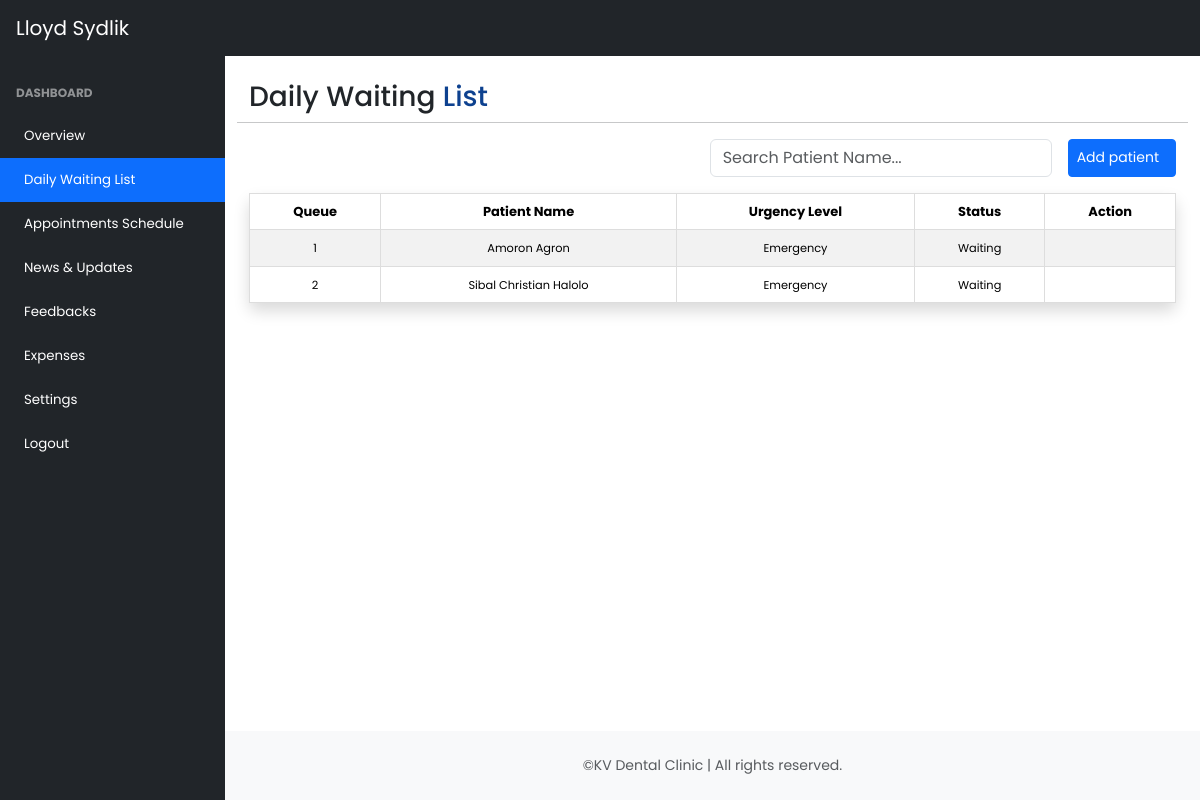
The app's page /admin/all_waitinglist.php (signed in) with its own data.
### tables this page shows
CREATE TABLE `tbl_appointments` (
  `patient_id` int(11) NOT NULL,
  `timeSlot` int(11) NOT NULL,
  `appointment_date` date DEFAULT NULL,
  `service` varchar(100) NOT NULL,
  `IsNewPatient` enum('New Patient','Follow-up Schedule') NOT NULL,
  `hmo` varchar(191) NOT NULL,
  `patient_name` varchar(191) NOT NULL,
  `email` varchar(191) NOT NULL,
  `age` int(11) NOT NULL,
  `gender` varchar(255) NOT NULL,
  `phone` varchar(20) NOT NULL,
  `address` varchar(191) NOT NULL,
  `note` varchar(255) NOT NULL,
  `reason_visit` varchar(255) NOT NULL,
  `urgency_lvl` enum('Non-urgent','Urgent','Emergency') NOT NULL,
  `status_upt` enum('Waiting','In-progress','Completed') NOT NULL,
  `read_status` tinyint(4) NOT NULL,
  `dob` date NOT NULL,
  `created_at` timestamp NOT NULL DEFAULT current_timestamp() ON UPDATE current_timestamp()
);

### functions/myfunction.php (called while the page is built, shortened)
<?php
    include('../config/dbcon.php');
    function getDailyWaitingList($tbl_appointments) {
        global $con;
        $q = "SELECT * FROM $tbl_appointments WHERE appointment_date IS NULL ";
        $result = mysqli_query($con, $q);
        return $result;
    }
?>

### admin/all_waitinglist.php (the view, shortened to what this page needs)
<?php
    include('inc/header.php');
?>
<section>
    <div class="container-fluid px-4 mt-4" id="tbl_patient_info_id">
        <div class="row">
            <h3 class="float-start">Daily Waiting <span>List</span></h3>
            <hr>
        </div>
        <div class="d-flex justify-content-end mb-3">
            <form class="d-flex" role="search">
                <input id="searchInput" class="form-control me-3" type="search" placeholder="Search Patient Name..." aria-label="Search">
            </form>
            <a title="Add patient" type="button" class="btn btn-primary btn-sm d-flex align-items-center" data-bs-toggle="modal" data-bs-target="#add_to_queue_btn">
                Add patient <i class="fa-solid fa-circle-plus ms-2"></i>
            </a>
        </div>
        <table style="font-size: small;" class="table table-striped table-wrapper-scroll-y my-custom-scrollbar text-center shadow p-3 mb-5 bg-body-tertiary rounded">
            <thead>
                <tr>
                    <th>Queue</th>
                    <th>Patient Name</th>
                    <th>Urgency Level</th>
                    <th>Status</th>
                    <th>Action</th>
                </tr>
            </thead>
            <tbody id="searchPatientName">
                <?php
                    function toPascalCase($string) {
                        $words = explode(' ', strtolower($string));
                        $pascalCaseWords = array_map('ucfirst', $words);
                        return implode(' ', $pascalCaseWords);
                    }
                    $daily_waiting_list = getDailyWaitingList("tbl_appointments");
                    if (mysqli_num_rows($daily_waiting_list) > 0) {
                        $queue_number = 1;
                        foreach ($daily_waiting_list as $data) {
                            ?>
                                <tr>
                                    <td><small><?= $queue_number; ?></small></td>
                                    <td><small><?= toPascalCase($data['patient_name']); ?></small></td>
                                    <td><small><?= $data['urgency_lvl']; ?></small></td>
                                    <td><small><?= $data['status_upt']; ?></small></td>
                                    <td>
                                    </td>
                                </tr>
                            <?php
                            $queue_number++;
                        }
                    } else {
                        ?>
                            <tr>
                                <td colspan="6">No Patient</td>
                            </tr>
                        <?php
                    }
                ?>
            </tbody>
        </table>
    </div>
</section>
<?php include('inc/footer.php'); ?>

### records on screen
tbl_appointments: patient_name "Amoron Agron", urgency_lvl "Emergency", status_upt "Waiting"
tbl_appointments: patient_name "Sibal Christian Halolo", urgency_lvl "Emergency", status_upt "Waiting"

### other values on screen
$_SESSION['auth_user']['name'] "Lloyd Sydlik"
